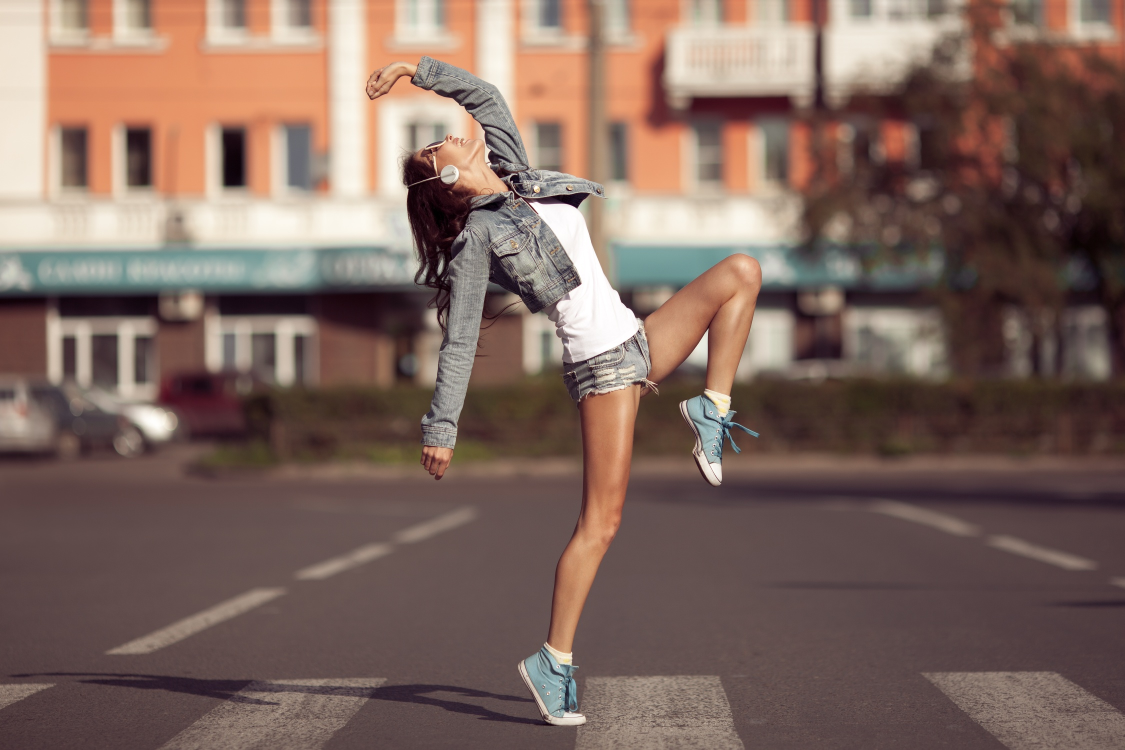
#> input picture cpu/sam3d_body/samples/dancing.jpg, 2250 x 1500 px (shown at 1/2 size)
$ python -i generate.py   (imports and definitions only)
#> lines starting #> are read from the running program, lines starting #| are printed output that depends on the picture
"""Native model orchestration, image preparation and atomic video packaging."""
from __future__ import annotations

import argparse
from contextlib import contextmanager
import fcntl
import hashlib
import json
import os
from pathlib import Path
import selectors
import shutil
import signal
import subprocess
import threading
import time

ROOT = Path(__file__).resolve().parents[2]
RUNNER = ROOT / "tmp/hv15-native/build/hv15n"
DEFAULT_MODEL = Path("/mnt/nvme02/data/models/hv15")
ROCM_RUNNER = ROOT / "tmp/video-rocm/hv15-build/hv15n_rocm"
UPSTREAM = "60783e704160023913bee78f0b47036d393d4dfa"


class Cancelled(RuntimeError):
    pass


# [46 lines left out: functions digest, atomic_json, model_manifest, not called in this run]


def prepare_image(image, out):
#> called with image = '../../cpu/sam3d_body/samples/dancing.jpg', out = 'out.png'
    import numpy as np
    from PIL import Image, ImageOps
    with Image.open(image) as opened:
#> opened is the input picture: PIL image 2250x1500 RGB; mean R, G, B 126.6, 103.3, 94.4
        rgba = ImageOps.exif_transpose(opened).convert("RGBA")
    background = Image.new("RGBA", rgba.size, (96, 96, 96, 255))
    background.alpha_composite(rgba)
    rgb = background.convert("RGB")
    scale = max(480 / rgb.width, 848 / rgb.height)
#> scale = 0.565
    resized = rgb.resize((round(rgb.width * scale), round(rgb.height * scale)), Image.Resampling.LANCZOS)
    left, top = round((resized.width - 480) / 2), round((resized.height - 848) / 2)
#> left = 396; top = 0
    prepared = resized.crop((left, top, left + 480, top + 848))
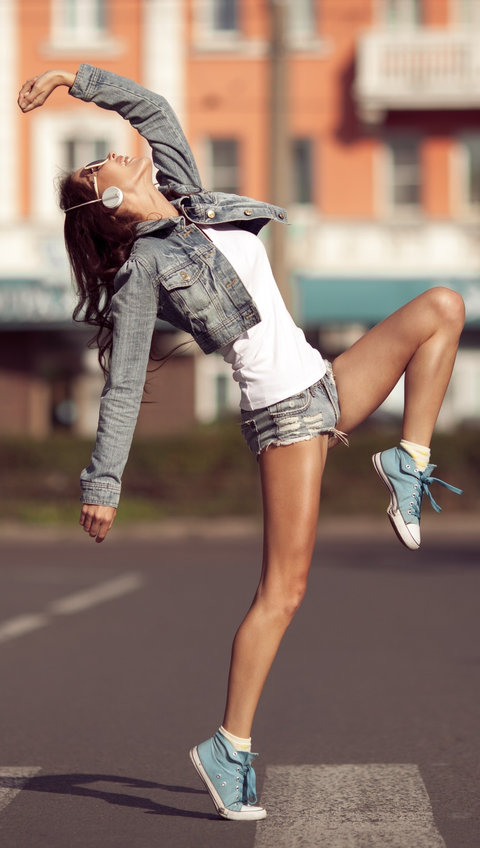
#> prepared: PIL image 480x848 RGB; mean R, G, B 142.6, 118.9, 107.7
#> (the run stopped early here; a loop or call above may not have finished)

$ run again, on rdna4/qimg/img_cat_512.ppm
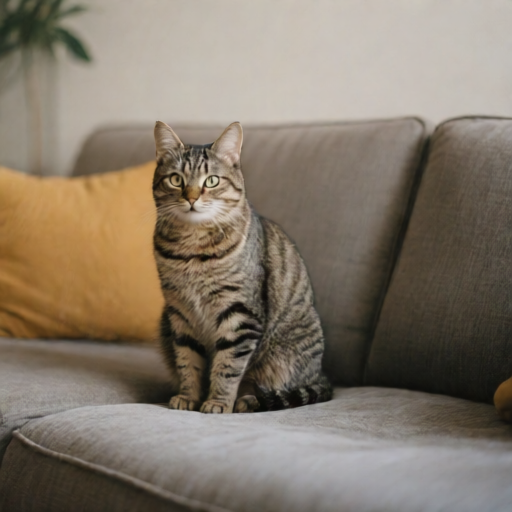
#> input picture rdna4/qimg/img_cat_512.ppm, 512 x 512 px
#> in prepare_image, opened is the input picture: PIL image 512x512 RGB; mean R, G, B 132, 120.5, 105.9
#> in prepare_image, `prepared = resized.crop((left, top, left + 480, top + 848))`:
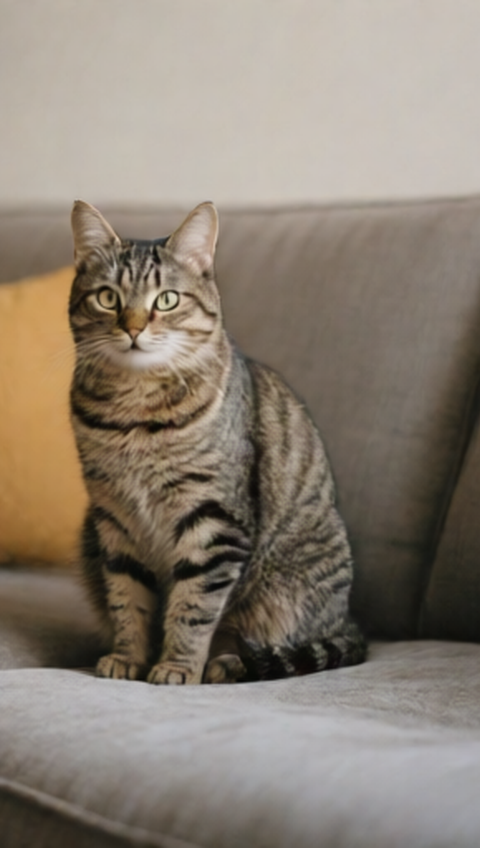
#> prepared: PIL image 480x848 RGB; mean R, G, B 138.9, 128.2, 115.5

$ run again, on rdna4/qimg/img_fp8.ppm
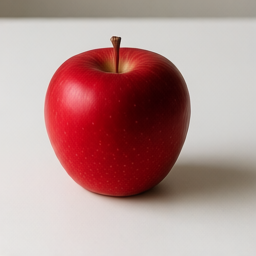
#> input picture rdna4/qimg/img_fp8.ppm, 256 x 256 px
#> in prepare_image, opened is the input picture: PIL image 256x256 RGB; mean R, G, B 183.6, 148.9, 146.7
#> in prepare_image, `prepared = resized.crop((left, top, left + 480, top + 848))`:
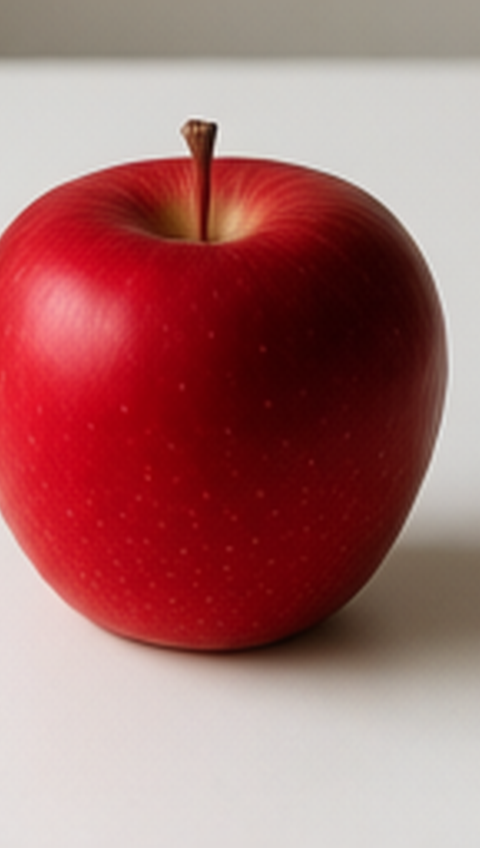
#> prepared: PIL image 480x848 RGB; mean R, G, B 167.3, 111.4, 110.7
